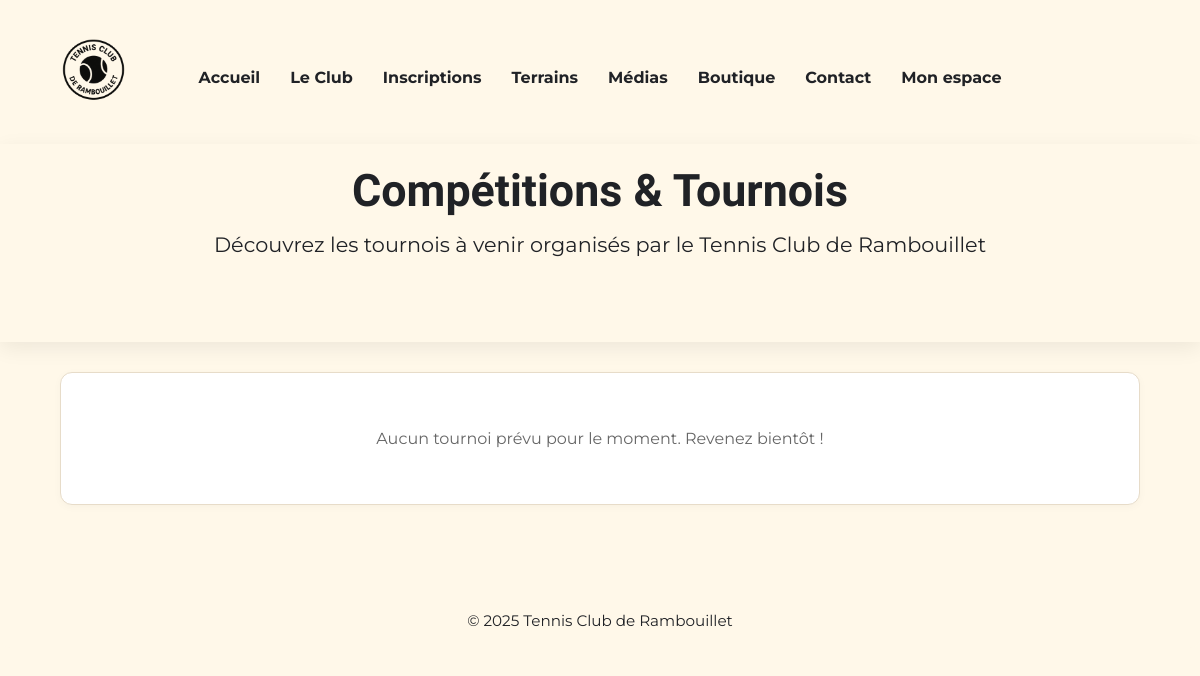
Page /php/competitions.php on the earlier database version.
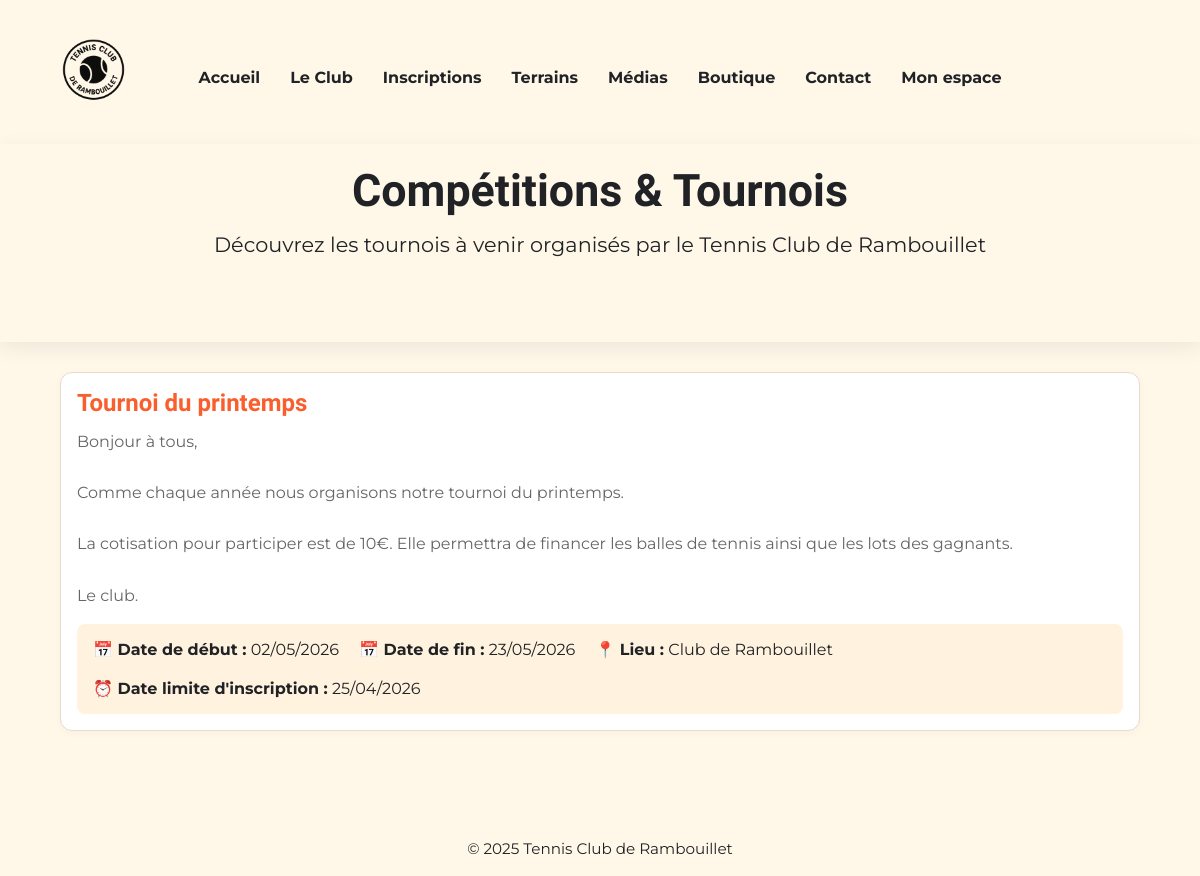
Same page on the later database version.
### tables this page shows
CREATE TABLE `tournaments` (
  `id` int(11) NOT NULL,
  `title` varchar(255) NOT NULL,
  `description` text DEFAULT NULL,
  `start_date` date NOT NULL,
  `end_date` date DEFAULT NULL,
  `location` varchar(255) DEFAULT NULL,
  `max_participants` int(11) DEFAULT NULL,
  `registration_deadline` date DEFAULT NULL,
  `created_at` datetime NOT NULL DEFAULT current_timestamp()
);

### php/competitions.php (the view, shortened to what this page needs)
<?php
$pdo = db();
$pdo->exec("CREATE TABLE IF NOT EXISTS tournaments (
  id INT AUTO_INCREMENT PRIMARY KEY,
  title VARCHAR(255) NOT NULL,
  description TEXT,
  start_date DATE NOT NULL,
  end_date DATE,
  location VARCHAR(255),
  max_participants INT,
  registration_deadline DATE,
  created_at DATETIME NOT NULL DEFAULT CURRENT_TIMESTAMP,
  INDEX idx_start_date (start_date)
) ENGINE=InnoDB DEFAULT CHARSET=utf8mb4");
$currentYear = date('Y');
$tournaments = $pdo->query("
  SELECT * FROM tournaments
  WHERE YEAR(start_date) >= $currentYear
  ORDER BY start_date ASC
")->fetchAll();
?>
<!DOCTYPE html>
<html lang="fr">
<head>
  <link rel="stylesheet" href="/tennis-club-rambouillet/css/style.css">
  <link rel="stylesheet" href="/tennis-club-rambouillet/css/admin.css">
</head>
<body>
  <header>
    <div class="container header-flex">
      <a href="/tennis-club-rambouillet/index.html"><img src="/tennis-club-rambouillet/img/logo.png" alt="Logo" class="logo"></a>
      <nav>
        <ul>
          <li><a href="/tennis-club-rambouillet/index.html">Accueil</a></li>
          <li><a href="/tennis-club-rambouillet/le-club.html">Le Club</a></li>
          <li><a href="/tennis-club-rambouillet/inscriptions.html">Inscriptions</a></li>
          <li><a href="/tennis-club-rambouillet/terrains.php">Terrains</a></li>
          <li><a href="/tennis-club-rambouillet/php/medias.php">Médias</a></li>
          <li><a href="/tennis-club-rambouillet/boutique.html">Boutique</a></li>
          <li><a href="/tennis-club-rambouillet/contact.html">Contact</a></li>
          <li><a href="/tennis-club-rambouillet/php/dashboard.php">Mon espace</a></li>
        </ul>
      </nav>
    </div>
  </header>
  <section class="hero">
    <div class="container">
      <h1>Compétitions & Tournois</h1>
      <p>Découvrez les tournois à venir organisés par le Tennis Club de Rambouillet</p>
    </div>
  </section>
  <main class="admin">
    <div class="container">
      <?php if(empty($tournaments)): ?>
        <div class="card">
          <p style="text-align:center;color:#666;padding:40px">Aucun tournoi prévu pour le moment. Revenez bientôt !</p>
        </div>
      <?php else: ?>
        <?php foreach($tournaments as $tournament): ?>
          <div class="card" style="margin-bottom:20px">
            <h2 style="color:#F95E2D;margin-bottom:12px"><?= htmlspecialchars($tournament['title']) ?></h2>
            <?php if($tournament['description']): ?>
              <p style="color:#666;margin-bottom:16px;line-height:1.6"><?= nl2br(htmlspecialchars($tournament['description'])) ?></p>
            <?php endif; ?>
            <div style="display:flex;flex-wrap:wrap;gap:20px;margin-top:16px;padding:16px;background:#fff3df;border-radius:8px">
              <div>
                <strong>📅 Date de début :</strong> <?= date('d/m/Y', strtotime($tournament['start_date'])) ?>
              </div>
              <?php if($tournament['end_date']): ?>
                <div>
                  <strong>📅 Date de fin :</strong> <?= date('d/m/Y', strtotime($tournament['end_date'])) ?>
                </div>
              <?php endif; ?>
              <?php if($tournament['location']): ?>
                <div>
                  <strong>📍 Lieu :</strong> <?= htmlspecialchars($tournament['location']) ?>
                </div>
              <?php endif; ?>
              <?php if($tournament['registration_deadline']): ?>
                <div>
                  <strong>⏰ Date limite d'inscription :</strong> <?= date('d/m/Y', strtotime($tournament['registration_deadline'])) ?>
                </div>
              <?php endif; ?>
            </div>
          </div>
        <?php endforeach; ?>
      <?php endif; ?>
    </div>
  </main>
  <footer>
    <div class="container">
      <p>&copy; 2025 Tennis Club de Rambouillet</p>
    </div>
  </footer>
</body>
</html>

### css/style.css (style rules this page uses)
* { margin: 0; padding: 0; box-sizing: border-box; }
body { font-family: 'Montserrat', Arial, sans-serif; background: #FFF8E9; color: #202226; }
p { background: transparent; }
h1, h2, h3, h4, h5, h6 { font-family: 'Barlow Semi Condensed', Arial, sans-serif; font-weight: 600; }
h1 { font-size: 2.8rem; margin-bottom: 15px; }
.container { width: 90%; max-width: 1100px; margin: 0 auto; }
header { background: #FFF8E9; color: #202226; padding: 20px 0; }
.header-flex { display: flex; align-items: center; justify-content: flex-start; position: relative; }
.header-flex nav { position: absolute; left: 50%; transform: translateX(-50%); }
header .logo { height: 100px; width: auto; margin-right: 25px; transition: transform 0.2s; }
nav ul { list-style: none; display: flex; gap: 30px; margin-top: 10px; white-space: nowrap; }
nav a { color: #202226; text-decoration: none; font-weight: bold; font-family: 'Montserrat', Arial, sans-serif; transition: color .2s; }
.hero { background: #FFF8E9; color: #202226; text-align: center; padding: 20px 0 60px 0; box-shadow: 0 6px 20px rgba(0,0,0,0.07); }
.hero h1 { font-size: 2.8rem; margin-bottom: 15px; }
.hero p { font-size: 1.3rem; margin-bottom: 25px; }
footer { background: #FFF8E9; color: #202226; text-align: center; padding: 18px 0; margin-top: 40px; border-radius: 0 0 10px 10px; font-size: .95rem; }

### css/admin.css (style rules this page uses)
.admin { padding: 30px 0; }
.card { background: white; border: 1px solid #e7dcc9; border-radius: 12px; padding: 16px; box-shadow: 0 2px 8px rgba(0,0,0,.03); margin-bottom: 18px; }

Differences in the rows shown:
added tournaments: title "Tournoi du printemps", description "Bonjour à tous, Comme chaque année nous organisons notre tournoi du printemps. La cotisation pour participer est de 10€. Elle permettra de financer les balles de tennis ainsi que les lots des gagnants. Le club.", start_date "02/05/2026", end_date "23/05/2026", location "Club de Rambouillet", registration_deadline "25/04/2026"
Other differences:
text no longer shown: "Aucun tournoi prévu pour le moment. Revenez bientôt !"
